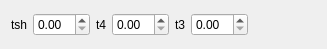
<?xml version="1.0" encoding="UTF-8"?>
<ui version="4.0">
 <class>LabTestsResults</class>
 <widget class="QWidget" name="LabTestsResults">
  <property name="geometry">
   <rect>
    <x>0</x>
    <y>0</y>
    <width>327</width>
    <height>49</height>
   </rect>
  </property>
  <property name="windowTitle">
   <string/>
  </property>
  <layout class="QGridLayout" name="gridLayout">
   <item row="0" column="1">
    <widget class="QDoubleSpinBox" name="tsh">
     <property name="maximumSize">
      <size>
       <width>100</width>
       <height>16777215</height>
      </size>
     </property>
    </widget>
   </item>
   <item row="0" column="0">
    <widget class="QLabel" name="tshLabel">
     <property name="sizePolicy">
      <sizepolicy hsizetype="Fixed" vsizetype="Preferred">
       <horstretch>0</horstretch>
       <verstretch>0</verstretch>
      </sizepolicy>
     </property>
     <property name="text">
      <string>tsh</string>
     </property>
    </widget>
   </item>
   <item row="0" column="5">
    <widget class="QDoubleSpinBox" name="t3">
     <property name="maximumSize">
      <size>
       <width>100</width>
       <height>16777215</height>
      </size>
     </property>
    </widget>
   </item>
   <item row="0" column="4">
    <widget class="QLabel" name="t3Label">
     <property name="sizePolicy">
      <sizepolicy hsizetype="Fixed" vsizetype="Preferred">
       <horstretch>0</horstretch>
       <verstretch>0</verstretch>
      </sizepolicy>
     </property>
     <property name="text">
      <string>t3</string>
     </property>
    </widget>
   </item>
   <item row="0" column="3">
    <widget class="QDoubleSpinBox" name="t4">
     <property name="maximumSize">
      <size>
       <width>100</width>
       <height>16777215</height>
      </size>
     </property>
    </widget>
   </item>
   <item row="0" column="2">
    <widget class="QLabel" name="t4Label">
     <property name="sizePolicy">
      <sizepolicy hsizetype="Fixed" vsizetype="Preferred">
       <horstretch>0</horstretch>
       <verstretch>0</verstretch>
      </sizepolicy>
     </property>
     <property name="text">
      <string>t4</string>
     </property>
    </widget>
   </item>
   <item row="0" column="6">
    <spacer name="horizontalSpacer">
     <property name="orientation">
      <enum>Qt::Horizontal</enum>
     </property>
     <property name="sizeHint" stdset="0">
      <size>
       <width>40</width>
       <height>20</height>
      </size>
     </property>
    </spacer>
   </item>
  </layout>
 </widget>
 <resources/>
 <connections/>
</ui>
